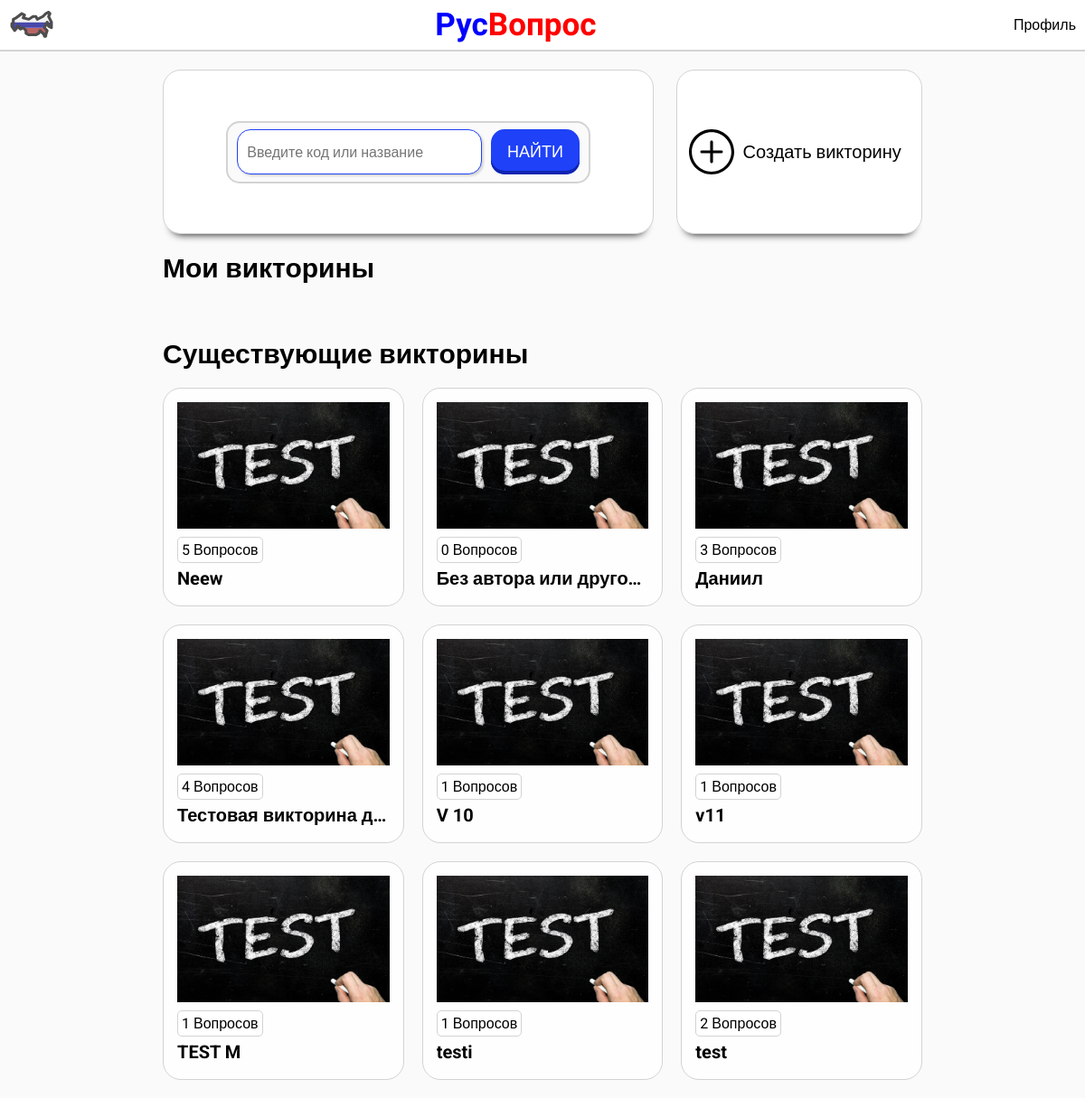
Before: / with the older database file.
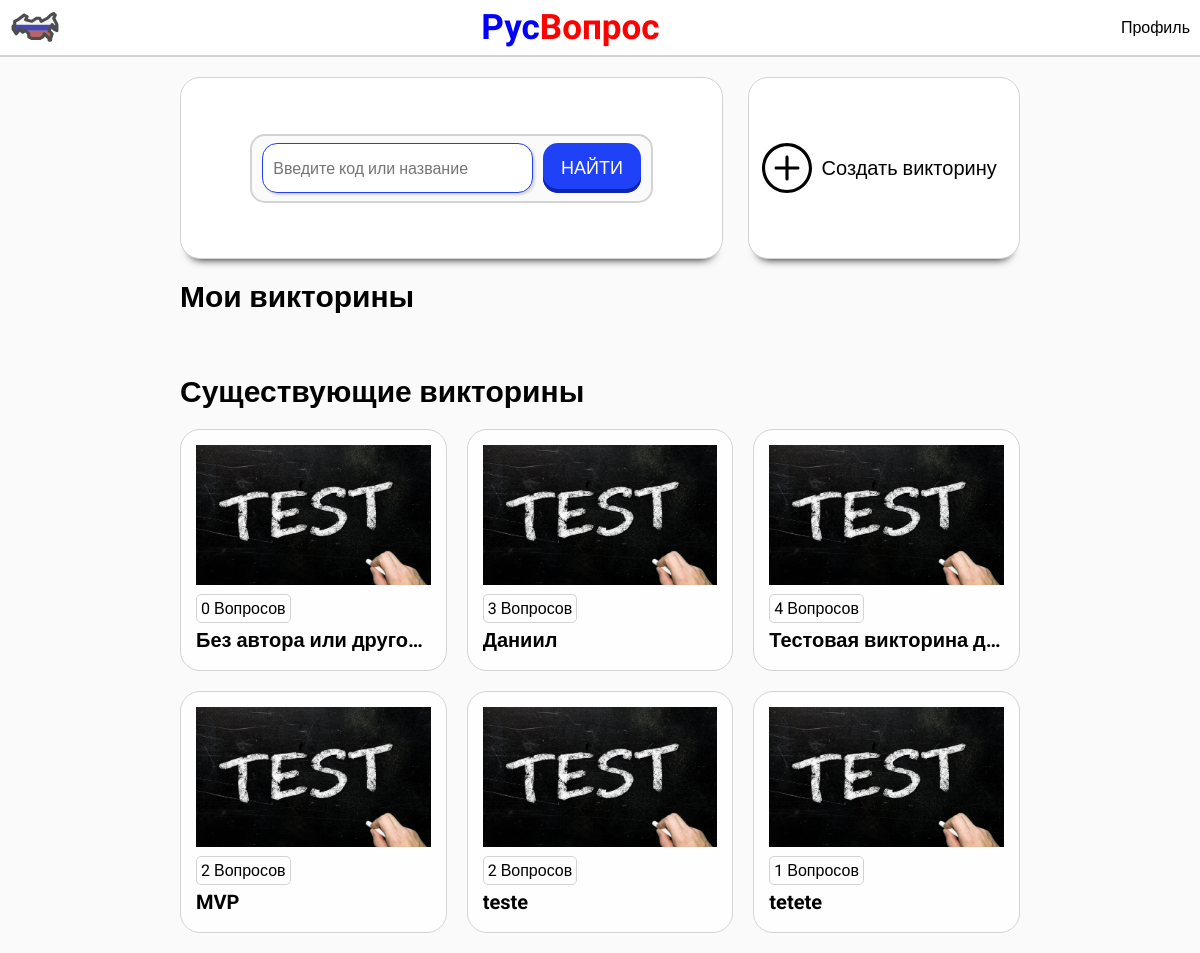
After: the same page with the newer database file.
### quizes/models.py (models this page shows, shortened)
class Quiz(models.Model):
    author = models.ForeignKey(User, on_delete=models.CASCADE, blank=True, null=True)
    name = models.CharField(max_length=120)
    topic = models.CharField(max_length=120)
    number_of_questions = models.IntegerField()
    time = models.IntegerField(help_text="Время на выполнение (мин)")
    difficulty = models.CharField(max_length=30)

### base/views.py (the view)
# urls.py: path('', MainPage.as_view(), name='main'),
class MainPage(ListView):
    template_name = 'user_quizes_list.html'
    model = Quiz
    context_object_name = 'user_quizes'
    def get_context_data(self, *, object_list=None, **kwargs):
        context = super().get_context_data(**kwargs)
        if self.request.user.is_authenticated:
            context['all_quizes'] = context['user_quizes'].exclude(author=self.request.user)
            context['user_quizes'] = context['user_quizes'].filter(author=self.request.user)
        else:
            context['all_quizes'] = context['user_quizes']
            context.pop('user_quizes', None)
        return context

### base/templates/user_quizes_list.html (shortened to what this page needs)
{% extends 'base.html' %}
{% load static %}
{% block all_questions %}
{% for quiz in all_quizes %}
<li class="existing-item" id="{{quiz.pk}}">
    <a href="{% url 'preview' quiz.pk %}">
        <img src="{% static 'test.jpg' %}" alt="#" class="item-pic">
        <p class="question-count">{{quiz.number_of_questions}} Вопросов</p>
        <h2>{{quiz.name}}</h2>
    </a>
</li>
{% endfor %}
{% endblock all_questions %}

### base/templates/base.html (shortened to what this page needs)
{% load static %}
<!DOCTYPE html>
<html lang="ru">
<head>
    <link rel="stylesheet" href="{% static 'base.css' %}">
</head>
<body>
    <header class="main-header">
        <nav class="header-nav">
            <a href="#"><img src="{% static 'logo.svg' %}" alt="logo" width="50" height="50"></a>
            <p><b style="color: blue"">Рус</b><b style="color: red"">Вопрос</b></p>
            <ul class="nav-list">
                <li><a href="#">Профиль</a></li>
            </ul>
        </nav>
    </header>
    <main>
        <div class="widgets">
            <div class="widget-item">
                <div class="widget-inner">
                        <input type="text" class="input-frame" placeholder="Введите код или название">
                        <button class="find-button" href="#">Найти</button>
                </div>
            </div>
            <div class="widget-item">
                <img src="{% static 'plus-icon.svg' %}" width="50" alt="find">
                <a href="/create"><p>Создать викторину</p></a>
            </div>
        </div>
		<div class="existing-quizzes">
            <h1>Мои викторины</h1>
            <ul class="existing-list">
            </ul>
        </div>
        <div class="existing-quizzes">
            <h1>Существующие викторины</h1>
            <ul class="existing-list">
                {% block all_questions %}
                {% endblock all_questions %}
            </ul>
        </div>
    </main>
</body>
</html>

### static/base.css (style rules this page uses)
h1 { font-size: 30px; }
h2 { font-size: 20px; }
body { margin: 0; padding: 0; font-family: 'Roboto', sans-serif; background-color: #fafafa; font-size: 16px; width: 100%; }
.main-header { background-color: #ffffff; height: 55px; border-bottom: 2px solid #d3d3d3; }
.header-nav { padding: 0 10px; height: 100%; display: flex; justify-content: space-between; align-items: center; }
.header-nav p { font-family: 'Marck Script', cursive; font-size: 35px; }
.nav-list { list-style: none; }
.nav-list a { text-decoration:none; color: #000; }
main { width: 70%; margin: 0 auto; padding: 20px 0; }
.widgets { display: grid; grid-template-columns: 2fr 1fr; gap: 25px; }
.widget-item { display: flex; height: 180px; border: 1px solid #d3d3d3; background-color: #ffffff; border-radius: 20px; align-items: center; justify-content: center; box-shadow: 0px 10px 10px -10px #000000; }
.widget-item a { padding: 0 10px; text-decoration: none; color: #000; }
.widget-item a p { color: #000; font-size: 20px; }
.widget-inner { display: grid; gap: 10px; width: 70%; height: 25%; background-color: #fafafa; padding: 10px; border: 2px solid #d3d3d3; border-radius: 15px; grid-template-columns: 2.2fr 0.8fr; justify-content: center; align-content: center; }
.input-frame { border: none; border-radius: 15px; color: #000; border: 1px solid #1F41F7; box-shadow: rgba(0, 0, 0, 0.15) 1.95px 1.95px 2.6px; font-size: 16px; padding-left: 10px; font-family: 'Roboto', sans-serif; }
a { text-decoration: none; color: #000; }
.find-button { background-color: #1F41F7; color: #ffffff; height: 50px; text-transform: uppercase; padding: 10px; border-radius: 15px; border: none; box-shadow: 0px -4px #0F23B1 inset; font-size: 18px; }
.existing-list { margin: 0; padding: 0; width: 100%; list-style: none; display: grid; align-items: center; justify-content: space-between; gap: 20px; grid-template-columns: repeat(auto-fit, minmax(260px, 1fr)); grid-template-rows: repeat(2, auto); }
.existing-item { display: flex; flex-direction: column; height: 210px; padding: 15px; background-color: #fefefe; border-radius: 20px; border: 1px solid #d3d3d3; }
.question-count { margin: 5px 0; padding: 0; background-color: #ffffff; width: max-content; padding: 4px; border-radius: 5px; border: 1px solid #d3d3d3; }
.existing-item h2 { margin: 0; padding: 0; max-width: max-content; white-space: nowrap; overflow: hidden; text-overflow: ellipsis; }
.item-pic { width: 100%; max-height: 140px; object-fit: cover; }

Changed rows visible on the page:
removed Quiz: number_of_questions "5", name "Neew"
removed Quiz: number_of_questions "1", name "V 10"
removed Quiz: number_of_questions "1", name "v11"
removed Quiz: number_of_questions "1", name "TEST M"
removed Quiz: number_of_questions "1", name "testi"
removed Quiz: number_of_questions "2", name "test"
added Quiz: number_of_questions "2", name "MVP"
added Quiz: number_of_questions "2", name "teste"
added Quiz: number_of_questions "1", name "tetete"
